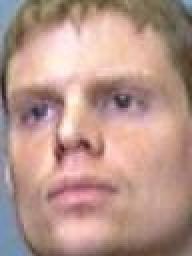
%> input picture Face_Recognition_Neural_Network/test01.jpg, 96 x 128 px (shown 2 times larger)
$ octave test_face.m   (GNU Octave 9; MATLAB toolbox functions it lacks are replaced by stand-ins)
%> lines starting %> are read from the running program, lines starting %| are printed output that depends on the picture; in (x1, y1, x2, y2) boxes, pixels count from 0 and x2, y2 are one past the last pixel; in counts of white or black regions, pixels touching at a corner belong together; the program's own positions count from 1
clc
clear
close all

ima=imread('test01.jpg');
%> ima is the input picture: size 128x96x3 uint8; mean R, G, B 182.9, 149.3, 138.6
ima=rgb2gray(ima);
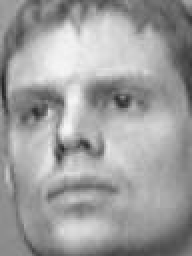
%> ima: size 128x96 uint8 (shown 2 times larger); min 37, max 246, mean 158.2
figure,
imshow(ima);

% First get the histogram
LHist = 256;	% nb of levels of the hsitogram
hist = imhist(ima,LHist);
%> hist = 256 values, max 151 at index 142, min 0 at index 1, mean 48
figure,plot(hist);
%> after `plot(hist)`:
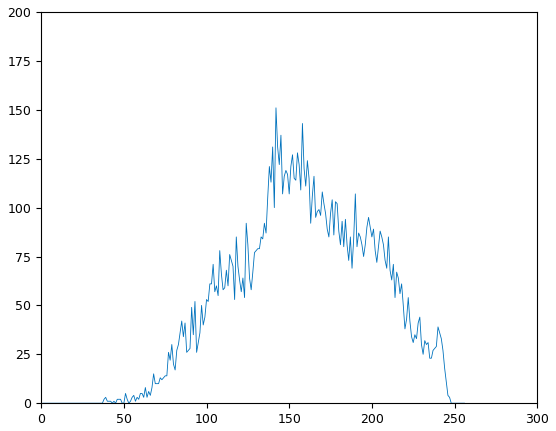
%> figure redrawn from the program's plot data; curve peaks at x = 142, y = 151
% Make it a probability:
s = size(ima);
%> s = [128 96]
hist = hist/(s(1)*s(2));
%> hist = 256 values, max 0.0123 at index 142, min 0 at index 1, mean 0.00391
% Second calculates the criterion

%Init
Pinf = 0;  	% Pi of the formula
Psup = 1;	% Ps of the formula
sinf = 0;	% Min possible s;
muinf = 0;	% mu_i of the formula
ssup = (0:LHist-1)*hist;
%> ssup = 158.2
Hs = zeros(1,LHist);
% Calculus
for s = 0:LHist-1
   % proportions
   Pinf = Pinf+hist(s+1);
   Psup = 1-Pinf;	% As Pinf+Psup =1;
   % Local means
   sinf = sinf+s*hist(s+1);	% Numerator for mu_i
   ssup = ssup-s*hist(s+1);	% Numerator for mu_s
   if (Pinf ~=0)
      muinf = sinf/Pinf;
   else
      muinf = 0;
   end
   if (Psup~=0)
      musup = ssup/Psup;
   else
      musup = 0;
   end
   Hs(s+1) = Pinf*Psup*(muinf-musup)^2;
end
%> this loop made 256 passes
%> (Pinf, Psup, sinf, ssup, muinf, musup) on passes 38 to 49: (0.000163, 1, 0.00602, 158.2, 37, 158.2), (0.000407, 1, 0.0153, 158.1, 37.6, 158.2), (0.000488, 1, 0.0185, 158.1, 37.83, 158.2), (0.00057, 0.999, 0.0217, 158.1, 38.14, 158.2), (0.000651, 0.999, 0.0251, 158.1, 38.5, 158.2), (0.000651, 0.999, 0.0251, 158.1, 38.5, 158.2), (0.000732, 0.999, 0.0286, 158.1, 39, 158.2), (0.000732, 0.999, 0.0286, 158.1, 39, 158.2), (0.000895, 0.999, 0.0359, 158.1, 40.09, 158.3), (0.00106, 0.999, 0.0434, 158.1, 41, 158.3), (0.00122, 0.999, 0.051, 158.1, 41.8, 158.3), (0.00122, 0.999, 0.051, 158.1, 41.8, 158.3)
%> (Pinf, Psup, sinf, ssup, musup) on passes 1 to 6: (0, 1, 0, 158.2, 158.2), (0, 1, 0, 158.2, 158.2), (0, 1, 0, 158.2, 158.2), (0, 1, 0, 158.2, 158.2), (0, 1, 0, 158.2, 158.2), (0, 1, 0, 158.2, 158.2)
%> after the loop, Hs = 256 values, max 1105.3 at index 160, min 0 at index 1, mean 458.7; Pinf = 1; muinf = 158.2; musup = 0; sinf = 158.2; ssup = -1.45e-13
threshold = find(Hs == max(Hs));	% optimal threshold
%> threshold = 160

clf;
figure,
plot(Hs);
hold on;
plot(threshold,0:max(Hs),'-r');
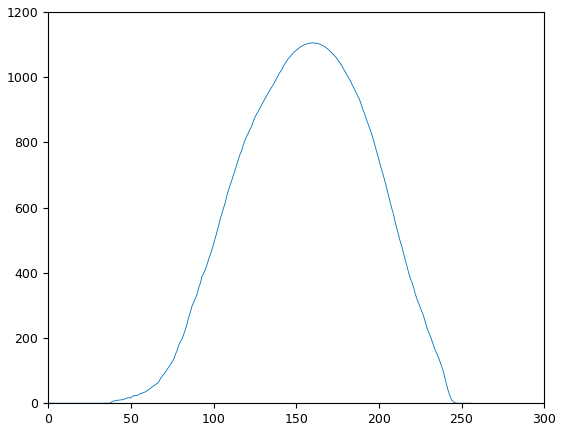
%> figure redrawn from the program's plot data; curve peaks at x = 160, y = 1105.3
disp('Press a key to see the resulting image');
%pause;
hold off;
imagesc(ima>threshold);
colormap(gray);
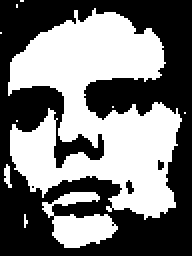
%> displayed picture: size 128x96x3, on the screen's scale of 0 to 255 (shown 2 times larger); 47% white; 10 white regions (7 under 20 px), largest, box (x1, y1, x2, y2) and area: (4, 4, 91, 110) 5172, (21, 96, 59, 124) 554, (2, 82, 6, 94) 29
